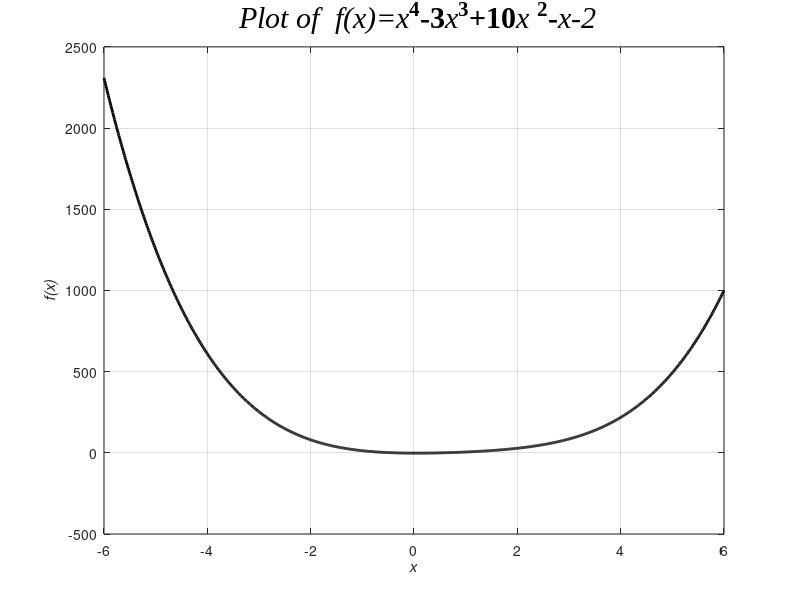

MATLAB code for this plot:
x=linspace(-6,6,1000);
y=x.^4-3.*x.^3+10.*x.^2-x-2;
plot(x,y,'-k','LineWidth',2);
hold on;
title('\fontname{Times New Roman}\fontsize{30}\bf\it Plot of \it f(x)=\itx\rm\bf^{4}-3\itx\rm\bf^{3}+10\itx\rm\bf ^{2}-\itx-2');
xlabel('\it{x}');
ylabel('\it{f(x)}');
grid on
